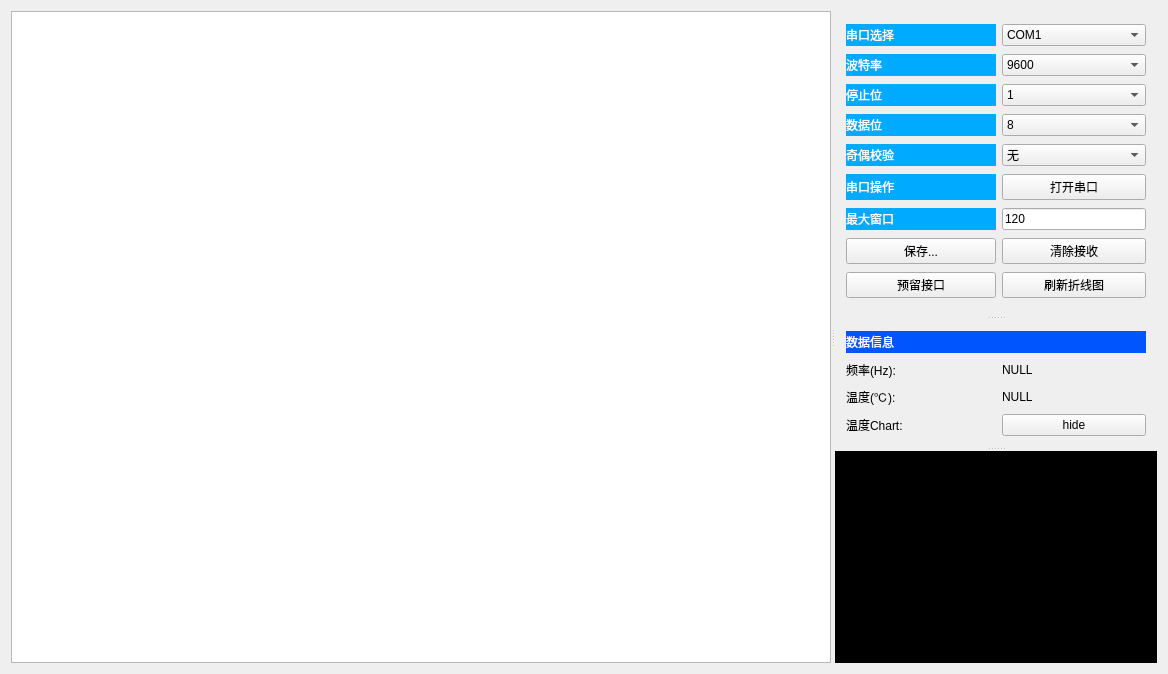
<?xml version="1.0" encoding="UTF-8"?>
<ui version="4.0">
 <class>Widget</class>
 <widget class="QWidget" name="Widget">
  <property name="geometry">
   <rect>
    <x>0</x>
    <y>0</y>
    <width>1168</width>
    <height>674</height>
   </rect>
  </property>
  <property name="windowTitle">
   <string>Widget</string>
  </property>
  <property name="styleSheet">
   <string notr="true">QLabel#labSet1,#labSet2,#labSet3,#labSet4,#labSet5,#labSet6,#labSet7{
	color: rgb(255, 255, 255);
	background-color: rgb(0, 170, 255);
}
QPlainTextEdit{
	color: rgb(255, 255, 255);
	background-color: rgb(0, 0, 0);
}
QLabel#dataInfo{
	color: rgb(255, 255, 255);
	background-color: rgb(0, 85, 255);

}
QLabel#curData{
	color: rgb(255, 255, 255);
	background-color: rgb(0, 85, 255);
}
QChartView#chartViewLine2{
	width:400px;
	height:300px;
	
	background-color: rgb(0, 0, 0);
}</string>
  </property>
  <layout class="QGridLayout" name="gridLayout_3">
   <item row="0" column="0">
    <widget class="QSplitter" name="splitter_3">
     <property name="orientation">
      <enum>Qt::Horizontal</enum>
     </property>
     <widget class="QChartView" name="chartViewLine">
      <property name="minimumSize">
       <size>
        <width>820</width>
        <height>0</height>
       </size>
      </property>
     </widget>
     <widget class="QSplitter" name="splitter_2">
      <property name="orientation">
       <enum>Qt::Vertical</enum>
      </property>
      <widget class="QSplitter" name="splitter">
       <property name="orientation">
        <enum>Qt::Vertical</enum>
       </property>
       <widget class="QWidget" name="layoutWidget">
        <layout class="QGridLayout" name="gridLayout">
         <item row="0" column="0">
          <widget class="QLabel" name="labSet1">
           <property name="minimumSize">
            <size>
             <width>150</width>
             <height>0</height>
            </size>
           </property>
           <property name="text">
            <string>串口选择</string>
           </property>
          </widget>
         </item>
         <item row="0" column="1">
          <widget class="QComboBox" name="PortBox">
           <item>
            <property name="text">
             <string>COM1</string>
            </property>
           </item>
           <item>
            <property name="text">
             <string>COM2</string>
            </property>
           </item>
           <item>
            <property name="text">
             <string>COM3</string>
            </property>
           </item>
           <item>
            <property name="text">
             <string>COM4</string>
            </property>
           </item>
           <item>
            <property name="text">
             <string>COM5</string>
            </property>
           </item>
           <item>
            <property name="text">
             <string>COM6</string>
            </property>
           </item>
           <item>
            <property name="text">
             <string>COM7</string>
            </property>
           </item>
           <item>
            <property name="text">
             <string>COM8</string>
            </property>
           </item>
           <item>
            <property name="text">
             <string>COM9</string>
            </property>
           </item>
           <item>
            <property name="text">
             <string>COM10</string>
            </property>
           </item>
          </widget>
         </item>
         <item row="1" column="0">
          <widget class="QLabel" name="labSet2">
           <property name="text">
            <string>波特率</string>
           </property>
          </widget>
         </item>
         <item row="1" column="1">
          <widget class="QComboBox" name="BaudBox">
           <item>
            <property name="text">
             <string>9600</string>
            </property>
           </item>
           <item>
            <property name="text">
             <string>4800</string>
            </property>
           </item>
           <item>
            <property name="text">
             <string>19200</string>
            </property>
           </item>
          </widget>
         </item>
         <item row="2" column="0">
          <widget class="QLabel" name="labSet3">
           <property name="text">
            <string>停止位</string>
           </property>
          </widget>
         </item>
         <item row="2" column="1">
          <widget class="QComboBox" name="StopBox">
           <item>
            <property name="text">
             <string>1</string>
            </property>
           </item>
           <item>
            <property name="text">
             <string>2</string>
            </property>
           </item>
          </widget>
         </item>
         <item row="3" column="0">
          <widget class="QLabel" name="labSet4">
           <property name="text">
            <string>数据位</string>
           </property>
          </widget>
         </item>
         <item row="3" column="1">
          <widget class="QComboBox" name="BitBox">
           <item>
            <property name="text">
             <string>8</string>
            </property>
           </item>
           <item>
            <property name="text">
             <string>7</string>
            </property>
           </item>
           <item>
            <property name="text">
             <string>6</string>
            </property>
           </item>
           <item>
            <property name="text">
             <string>5</string>
            </property>
           </item>
          </widget>
         </item>
         <item row="4" column="0">
          <widget class="QLabel" name="labSet5">
           <property name="text">
            <string>奇偶校验</string>
           </property>
          </widget>
         </item>
         <item row="4" column="1">
          <widget class="QComboBox" name="ParityBox">
           <item>
            <property name="text">
             <string>无</string>
            </property>
           </item>
           <item>
            <property name="text">
             <string>有</string>
            </property>
           </item>
          </widget>
         </item>
         <item row="5" column="0">
          <widget class="QLabel" name="labSet6">
           <property name="text">
            <string>串口操作</string>
           </property>
          </widget>
         </item>
         <item row="5" column="1">
          <widget class="QPushButton" name="btnOpenSerial">
           <property name="text">
            <string>打开串口</string>
           </property>
          </widget>
         </item>
         <item row="6" column="0">
          <widget class="QLabel" name="labSet7">
           <property name="text">
            <string>最大窗口</string>
           </property>
          </widget>
         </item>
         <item row="6" column="1">
          <widget class="QLineEdit" name="lineEditMaxWindow">
           <property name="text">
            <string>120</string>
           </property>
          </widget>
         </item>
         <item row="7" column="0">
          <widget class="QPushButton" name="btnSaveWindow">
           <property name="text">
            <string>保存...</string>
           </property>
          </widget>
         </item>
         <item row="7" column="1">
          <widget class="QPushButton" name="btnClearReception">
           <property name="text">
            <string>清除接收</string>
           </property>
          </widget>
         </item>
         <item row="8" column="0">
          <widget class="QPushButton" name="btnSaveToDB">
           <property name="text">
            <string>预留接口</string>
           </property>
          </widget>
         </item>
         <item row="8" column="1">
          <widget class="QPushButton" name="btnCheckHistory">
           <property name="text">
            <string>刷新折线图</string>
           </property>
          </widget>
         </item>
        </layout>
       </widget>
       <widget class="QWidget" name="">
        <layout class="QGridLayout" name="gridLayout_2">
         <item row="0" column="0" colspan="2">
          <widget class="QLabel" name="dataInfo">
           <property name="minimumSize">
            <size>
             <width>200</width>
             <height>0</height>
            </size>
           </property>
           <property name="maximumSize">
            <size>
             <width>16777215</width>
             <height>16777215</height>
            </size>
           </property>
           <property name="text">
            <string>数据信息</string>
           </property>
          </widget>
         </item>
         <item row="1" column="0">
          <widget class="QLabel" name="label_11">
           <property name="minimumSize">
            <size>
             <width>150</width>
             <height>0</height>
            </size>
           </property>
           <property name="text">
            <string>频率(Hz):</string>
           </property>
          </widget>
         </item>
         <item row="1" column="1">
          <widget class="QLabel" name="labResonanceFreq">
           <property name="text">
            <string>NULL</string>
           </property>
          </widget>
         </item>
         <item row="2" column="0">
          <widget class="QLabel" name="label_12">
           <property name="text">
            <string>温度(℃):</string>
           </property>
          </widget>
         </item>
         <item row="2" column="1">
          <widget class="QLabel" name="labTemperature">
           <property name="text">
            <string>NULL</string>
           </property>
          </widget>
         </item>
         <item row="3" column="0">
          <widget class="QLabel" name="label_2">
           <property name="minimumSize">
            <size>
             <width>50</width>
             <height>0</height>
            </size>
           </property>
           <property name="text">
            <string>温度Chart:</string>
           </property>
          </widget>
         </item>
         <item row="3" column="1">
          <widget class="QPushButton" name="btnShowTemperature">
           <property name="text">
            <string>hide</string>
           </property>
          </widget>
         </item>
        </layout>
       </widget>
      </widget>
      <widget class="QPlainTextEdit" name="plainTextEdit">
       <property name="minimumSize">
        <size>
         <width>0</width>
         <height>0</height>
        </size>
       </property>
       <property name="plainText">
        <string/>
       </property>
      </widget>
     </widget>
    </widget>
   </item>
  </layout>
  <zorder>splitter</zorder>
  <zorder>plainTextEdit</zorder>
  <zorder>chartViewLine</zorder>
  <zorder>btnShowTemperature</zorder>
  <zorder>chartViewLine</zorder>
 </widget>
 <layoutdefault spacing="6" margin="11"/>
 <customwidgets>
  <customwidget>
   <class>QChartView</class>
   <extends>QGraphicsView</extends>
   <header location="global">qchartview.h</header>
  </customwidget>
 </customwidgets>
 <resources/>
 <connections/>
</ui>
